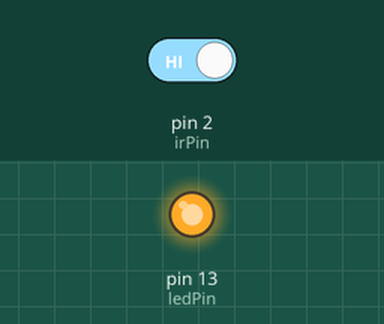
A sketch run on a simulated Arduino Uno, built with avr-gcc and run on an emulated ATmega328P. On the bench: output pins drawn as LEDs (lit = HIGH). The inputs (shaded band) are chosen by the test bench; at power-on: pin 2 (irPin) HIGH.

Above: at 1.2 s.
1.3 s: pin 2 (irPin) driven LOW
At 2.5 s:
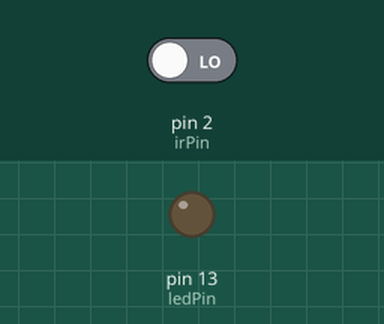
2.8 s: pin 2 (irPin) driven HIGH
At 3.9 s:
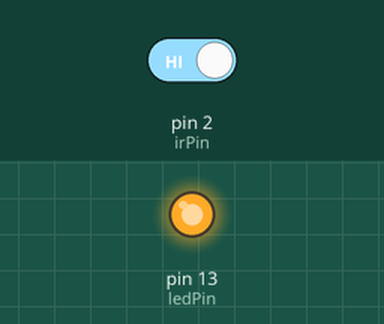
Timing chart, 0 to 5.8 s (numbered marks = the images above; inputs shaded):
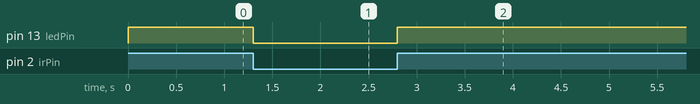

The sketch:

IR_Sensor.ino
```cpp
const int irPin = 2;       // IR sensor output connected to digital pin 2
const int ledPin = 13;     // LED connected to pin 13 (built-in)

void setup() {
  pinMode(irPin, INPUT);   // Set IR sensor pin as input
  pinMode(ledPin, OUTPUT); // Set LED pin as output
}

void loop() {
  int irValue = digitalRead(irPin); // Read IR sensor state

  if (irValue == LOW) {
    // Object detected
    digitalWrite(ledPin, LOW);
  } else {
    // No object
    digitalWrite(ledPin, HIGH);
  }
}
```

Measured:
- after the input at 1.3 s, pin 13 (ledPin): HIGH → LOW at once
- after the input at 2.8 s, pin 13 (ledPin): LOW → HIGH at once
